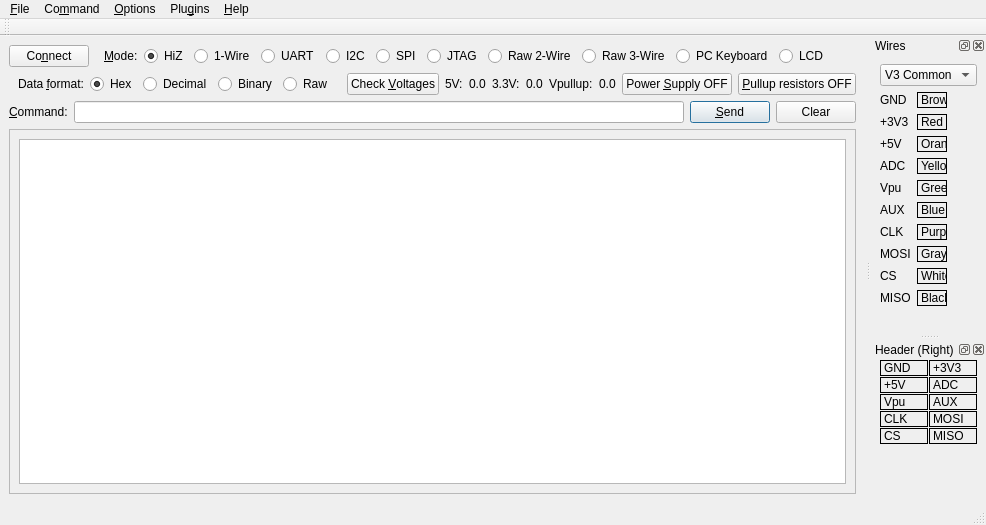
 <widget class="QMainWindow" name="MainWindow">
  <property name="geometry">
   <rect>
    <x>0</x>
    <y>0</y>
    <width>907</width>
    <height>525</height>
   </rect>
  </property>
  <property name="windowTitle">
   <string>PirateShip - Bus Pirate Frontend</string>
  </property>
  <property name="windowIcon">
   <iconset resource="pirateshiprc.qrc">
    <normaloff>:/media/PirateShip.png</normaloff>:/media/PirateShip.png</iconset>
  </property>
  <property name="locale">
   <locale language="English" country="UnitedStates"/>
  </property>
  <widget class="QWidget" name="centralWidget">
   <layout class="QVBoxLayout" name="verticalLayout_2">
    <item>
     <layout class="QHBoxLayout" name="horizontalLayout">
      <item>
       <widget class="QPushButton" name="btnConnect">
        <property name="text">
         <string>Co&amp;nnect</string>
        </property>
        <property name="checkable">
         <bool>true</bool>
        </property>
       </widget>
      </item>
      <item>
       <widget class="QWidget" name="radioMode" native="true">
        <property name="sizePolicy">
         <sizepolicy hsizetype="Maximum" vsizetype="Maximum">
          <horstretch>0</horstretch>
          <verstretch>0</verstretch>
         </sizepolicy>
        </property>
        <layout class="QHBoxLayout" name="horizontalLayout_6">
         <property name="topMargin">
          <number>0</number>
         </property>
         <property name="bottomMargin">
          <number>0</number>
         </property>
         <item>
          <widget class="QLabel" name="lblMode">
           <property name="text">
            <string>&amp;Mode:</string>
           </property>
           <property name="buddy">
            <cstring>radioHiZ</cstring>
           </property>
          </widget>
         </item>
         <item>
          <widget class="QRadioButton" name="radioHiZ">
           <property name="text">
            <string>HiZ</string>
           </property>
           <property name="checked">
            <bool>true</bool>
           </property>
          </widget>
         </item>
         <item>
          <widget class="QRadioButton" name="radio1wire">
           <property name="text">
            <string>1-Wire</string>
           </property>
          </widget>
         </item>
         <item>
          <widget class="QRadioButton" name="radioUART">
           <property name="text">
            <string>UART</string>
           </property>
          </widget>
         </item>
         <item>
          <widget class="QRadioButton" name="radioI2C">
           <property name="text">
            <string>I2C</string>
           </property>
          </widget>
         </item>
         <item>
          <widget class="QRadioButton" name="radioSPI">
           <property name="text">
            <string>SPI</string>
           </property>
          </widget>
         </item>
         <item>
          <widget class="QRadioButton" name="radioJTAG">
           <property name="text">
            <string>JTAG</string>
           </property>
          </widget>
         </item>
         <item>
          <widget class="QRadioButton" name="radioRaw2Wire">
           <property name="text">
            <string>Raw 2-Wire</string>
           </property>
          </widget>
         </item>
         <item>
          <widget class="QRadioButton" name="radioRaw3Wire">
           <property name="text">
            <string>Raw 3-Wire</string>
           </property>
          </widget>
         </item>
         <item>
          <widget class="QRadioButton" name="radioPCKeyboard">
           <property name="text">
            <string>PC Keyboard</string>
           </property>
          </widget>
         </item>
         <item>
          <widget class="QRadioButton" name="radioLCD">
           <property name="text">
            <string>LCD</string>
           </property>
          </widget>
         </item>
        </layout>
       </widget>
      </item>
      <item>
       <spacer name="horizontalSpacer">
        <property name="orientation">
         <enum>Qt::Horizontal</enum>
        </property>
        <property name="sizeHint" stdset="0">
         <size>
          <width>40</width>
          <height>20</height>
         </size>
        </property>
       </spacer>
      </item>
     </layout>
    </item>
    <item>
     <layout class="QHBoxLayout" name="horizontalLayout_2">
      <property name="spacing">
       <number>6</number>
      </property>
      <item>
       <layout class="QHBoxLayout" name="horizontalLayout_3">
        <item>
         <widget class="QWidget" name="widget_2" native="true">
          <property name="sizePolicy">
           <sizepolicy hsizetype="Maximum" vsizetype="Maximum">
            <horstretch>0</horstretch>
            <verstretch>0</verstretch>
           </sizepolicy>
          </property>
          <property name="minimumSize">
           <size>
            <width>0</width>
            <height>0</height>
           </size>
          </property>
          <layout class="QHBoxLayout" name="horizontalLayout_7">
           <property name="leftMargin">
            <number>9</number>
           </property>
           <property name="topMargin">
            <number>0</number>
           </property>
           <property name="rightMargin">
            <number>9</number>
           </property>
           <property name="bottomMargin">
            <number>0</number>
           </property>
           <item>
            <widget class="QLabel" name="lblFormat">
             <property name="text">
              <string>Data &amp;format:</string>
             </property>
             <property name="buddy">
              <cstring>radioHex</cstring>
             </property>
            </widget>
           </item>
           <item>
            <widget class="QRadioButton" name="radioHex">
             <property name="text">
              <string>Hex</string>
             </property>
             <property name="checked">
              <bool>true</bool>
             </property>
            </widget>
           </item>
           <item>
            <widget class="QRadioButton" name="radioDec">
             <property name="text">
              <string>Decimal</string>
             </property>
            </widget>
           </item>
           <item>
            <widget class="QRadioButton" name="radioBin">
             <property name="text">
              <string>Binary</string>
             </property>
            </widget>
           </item>
           <item>
            <widget class="QRadioButton" name="radioRaw">
             <property name="text">
              <string>Raw</string>
             </property>
            </widget>
           </item>
          </layout>
         </widget>
        </item>
       </layout>
      </item>
      <item>
       <layout class="QHBoxLayout" name="horizontalLayout_4">
        <item>
         <widget class="QPushButton" name="btnVoltages">
          <property name="text">
           <string>Check &amp;Voltages</string>
          </property>
         </widget>
        </item>
        <item>
         <widget class="QLabel" name="label_5">
          <property name="text">
           <string notr="true">5V:</string>
          </property>
         </widget>
        </item>
        <item>
         <widget class="QLabel" name="label5V">
          <property name="text">
           <string notr="true">0.0</string>
          </property>
         </widget>
        </item>
        <item>
         <widget class="QLabel" name="label_6">
          <property name="text">
           <string notr="true">3.3V:</string>
          </property>
         </widget>
        </item>
        <item>
         <widget class="QLabel" name="label3V3">
          <property name="text">
           <string notr="true">0.0</string>
          </property>
         </widget>
        </item>
        <item>
         <widget class="QLabel" name="label_3">
          <property name="text">
           <string notr="true">Vpullup:</string>
          </property>
         </widget>
        </item>
        <item>
         <widget class="QLabel" name="labelVPullup">
          <property name="text">
           <string notr="true">0.0</string>
          </property>
         </widget>
        </item>
       </layout>
      </item>
      <item>
       <widget class="QPushButton" name="btnPowerSupply">
        <property name="text">
         <string>Power &amp;Supply OFF</string>
        </property>
        <property name="checkable">
         <bool>true</bool>
        </property>
       </widget>
      </item>
      <item>
       <widget class="QPushButton" name="btnPullup">
        <property name="text">
         <string>&amp;Pullup resistors OFF</string>
        </property>
        <property name="checkable">
         <bool>true</bool>
        </property>
       </widget>
      </item>
     </layout>
    </item>
    <item>
     <layout class="QHBoxLayout" name="horizontalLayout_5">
      <item>
       <widget class="QLabel" name="label">
        <property name="text">
         <string>&amp;Command:</string>
        </property>
        <property name="buddy">
         <cstring>txtSend</cstring>
        </property>
       </widget>
      </item>
      <item>
       <widget class="CommandLine" name="txtSend"/>
      </item>
      <item>
       <widget class="QPushButton" name="pushButton">
        <property name="text">
         <string>&amp;Send</string>
        </property>
        <property name="autoDefault">
         <bool>true</bool>
        </property>
        <property name="default">
         <bool>true</bool>
        </property>
        <property name="flat">
         <bool>false</bool>
        </property>
       </widget>
      </item>
      <item>
       <widget class="QPushButton" name="btnClear">
        <property name="text">
         <string>Clear</string>
        </property>
       </widget>
      </item>
     </layout>
    </item>
    <item>
     <widget class="QScrollArea" name="scrollArea">
      <property name="widgetResizable">
       <bool>true</bool>
      </property>
      <widget class="QWidget" name="scrollAreaWidgetContents">
       <property name="geometry">
        <rect>
         <x>0</x>
         <y>0</y>
         <width>782</width>
         <height>357</height>
        </rect>
       </property>
       <layout class="QVBoxLayout" name="verticalLayout">
        <item>
         <widget class="QPlainTextEdit" name="txtOutput"/>
        </item>
       </layout>
      </widget>
     </widget>
    </item>
   </layout>
  </widget>
  <widget class="QMenuBar" name="menuBar">
   <property name="geometry">
    <rect>
     <x>0</x>
     <y>0</y>
     <width>907</width>
     <height>21</height>
    </rect>
   </property>
   <widget class="QMenu" name="menuFile">
    <property name="title">
     <string>&amp;File</string>
    </property>
    <addaction name="actionConnect"/>
    <addaction name="action_Disconnect"/>
    <addaction name="separator"/>
    <addaction name="actionExit"/>
   </widget>
   <widget class="QMenu" name="menuCommand">
    <property name="title">
     <string>Co&amp;mmand</string>
    </property>
    <addaction name="actionStatus_Info"/>
    <addaction name="actionSelf_Test"/>
    <addaction name="actionCommand_help"/>
   </widget>
   <widget class="QMenu" name="menuHelp">
    <property name="title">
     <string>&amp;Help</string>
    </property>
    <addaction name="actionBus_Pirate_Manual"/>
    <addaction name="actionShow_wires"/>
    <addaction name="actionShow_header"/>
    <addaction name="separator"/>
    <addaction name="actionAbout_Qt"/>
    <addaction name="actionLicense"/>
    <addaction name="actionAbout"/>
   </widget>
   <widget class="QMenu" name="menuOptions">
    <property name="title">
     <string>&amp;Options</string>
    </property>
    <addaction name="actionRetain_last_command"/>
    <addaction name="actionAuto_send_command"/>
    <addaction name="actionErase_buffer_on_new_command"/>
    <addaction name="actionClear_buffer"/>
   </widget>
   <widget class="QMenu" name="menuPlugins">
    <property name="title">
     <string>Plu&amp;gins</string>
    </property>
    <addaction name="actionVersions"/>
    <addaction name="separator"/>
   </widget>
   <addaction name="menuFile"/>
   <addaction name="menuCommand"/>
   <addaction name="menuOptions"/>
   <addaction name="menuPlugins"/>
   <addaction name="menuHelp"/>
  </widget>
  <widget class="QToolBar" name="mainToolBar">
   <attribute name="toolBarArea">
    <enum>TopToolBarArea</enum>
   </attribute>
   <attribute name="toolBarBreak">
    <bool>false</bool>
   </attribute>
  </widget>
  <widget class="QStatusBar" name="statusBar"/>
  <widget class="QDockWidget" name="dockWires">
   <property name="windowTitle">
    <string>Wires</string>
   </property>
   <attribute name="dockWidgetArea">
    <number>2</number>
   </attribute>
   <widget class="QWidget" name="dockWidgetContents">
    <layout class="QVBoxLayout" name="verticalLayout_3">
     <item>
      <widget class="QComboBox" name="comboColors">
       <item>
        <property name="text">
         <string>V3 Common</string>
        </property>
       </item>
       <item>
        <property name="text">
         <string>V3 Inverted</string>
        </property>
       </item>
       <item>
        <property name="text">
         <string>V2 Common</string>
        </property>
       </item>
       <item>
        <property name="text">
         <string>V2 Inverted</string>
        </property>
       </item>
      </widget>
     </item>
     <item>
      <layout class="QFormLayout" name="formLayout">
       <property name="fieldGrowthPolicy">
        <enum>QFormLayout::AllNonFixedFieldsGrow</enum>
       </property>
       <item row="0" column="0">
        <widget class="QLabel" name="lblGND">
         <property name="text">
          <string notr="true">GND</string>
         </property>
        </widget>
       </item>
       <item row="0" column="1">
        <widget class="QLabel" name="lblBrown">
         <property name="maximumSize">
          <size>
           <width>30</width>
           <height>16777215</height>
          </size>
         </property>
         <property name="frameShape">
          <enum>QFrame::Box</enum>
         </property>
         <property name="text">
          <string notr="true">Brown</string>
         </property>
        </widget>
       </item>
       <item row="1" column="0">
        <widget class="QLabel" name="lbl3v3">
         <property name="text">
          <string notr="true">+3V3</string>
         </property>
        </widget>
       </item>
       <item row="1" column="1">
        <widget class="QLabel" name="lblRed">
         <property name="maximumSize">
          <size>
           <width>30</width>
           <height>16777215</height>
          </size>
         </property>
         <property name="frameShape">
          <enum>QFrame::Box</enum>
         </property>
         <property name="text">
          <string notr="true">Red</string>
         </property>
        </widget>
       </item>
       <item row="2" column="0">
        <widget class="QLabel" name="lbl5v">
         <property name="text">
          <string notr="true">+5V</string>
         </property>
        </widget>
       </item>
       <item row="2" column="1">
        <widget class="QLabel" name="lblOrange">
         <property name="maximumSize">
          <size>
           <width>30</width>
           <height>16777215</height>
          </size>
         </property>
         <property name="frameShape">
          <enum>QFrame::Box</enum>
         </property>
         <property name="text">
          <string notr="true">Orange</string>
         </property>
        </widget>
       </item>
       <item row="3" column="0">
        <widget class="QLabel" name="lblADC">
         <property name="text">
          <string notr="true">ADC</string>
         </property>
        </widget>
       </item>
       <item row="3" column="1">
        <widget class="QLabel" name="lblYellow">
         <property name="maximumSize">
          <size>
           <width>30</width>
           <height>16777215</height>
          </size>
         </property>
         <property name="frameShape">
          <enum>QFrame::Box</enum>
         </property>
         <property name="text">
          <string notr="true">Yellow</string>
         </property>
        </widget>
       </item>
       <item row="4" column="0">
        <widget class="QLabel" name="lblVPU">
         <property name="text">
          <string notr="true">Vpu</string>
         </property>
        </widget>
       </item>
       <item row="4" column="1">
        <widget class="QLabel" name="lblGreen">
         <property name="maximumSize">
          <size>
           <width>30</width>
           <height>16777215</height>
          </size>
         </property>
         <property name="frameShape">
          <enum>QFrame::Box</enum>
         </property>
         <property name="text">
          <string notr="true">Green</string>
         </property>
        </widget>
       </item>
       <item row="5" column="0">
        <widget class="QLabel" name="lblAUX">
         <property name="text">
          <string notr="true">AUX</string>
         </property>
        </widget>
       </item>
       <item row="5" column="1">
        <widget class="QLabel" name="lblBlue">
         <property name="maximumSize">
          <size>
           <width>30</width>
           <height>16777215</height>
          </size>
         </property>
         <property name="frameShape">
          <enum>QFrame::Box</enum>
         </property>
         <property name="text">
          <string notr="true">Blue</string>
         </property>
        </widget>
       </item>
       <item row="6" column="0">
        <widget class="QLabel" name="lblCLK">
         <property name="text">
          <string notr="true">CLK</string>
         </property>
        </widget>
       </item>
       <item row="6" column="1">
        <widget class="QLabel" name="lblPurple">
         <property name="maximumSize">
          <size>
           <width>30</width>
           <height>16777215</height>
          </size>
         </property>
         <property name="frameShape">
          <enum>QFrame::Box</enum>
         </property>
         <property name="text">
          <string notr="true">Purple</string>
         </property>
        </widget>
       </item>
       <item row="7" column="0">
        <widget class="QLabel" name="lblMOSI">
         <property name="text">
          <string notr="true">MOSI</string>
         </property>
        </widget>
       </item>
       <item row="7" column="1">
        <widget class="QLabel" name="lblGray">
         <property name="maximumSize">
          <size>
           <width>30</width>
           <height>16777215</height>
          </size>
         </property>
         <property name="frameShape">
          <enum>QFrame::Box</enum>
         </property>
         <property name="text">
          <string notr="true">Gray</string>
         </property>
        </widget>
       </item>
       <item row="8" column="0">
        <widget class="QLabel" name="lblCS">
         <property name="text">
          <string notr="true">CS</string>
         </property>
        </widget>
       </item>
       <item row="8" column="1">
        <widget class="QLabel" name="lblWhite">
         <property name="maximumSize">
          <size>
           <width>30</width>
           <height>16777215</height>
          </size>
         </property>
         <property name="frameShape">
          <enum>QFrame::Box</enum>
         </property>
         <property name="text">
          <string notr="true">White</string>
         </property>
        </widget>
       </item>
       <item row="9" column="0">
        <widget class="QLabel" name="lblMISO">
         <property name="text">
          <string notr="true">MISO</string>
         </property>
        </widget>
       </item>
       <item row="9" column="1">
        <widget class="QLabel" name="lblBlack">
         <property name="maximumSize">
          <size>
           <width>30</width>
           <height>16777215</height>
          </size>
         </property>
         <property name="frameShape">
          <enum>QFrame::Box</enum>
         </property>
         <property name="text">
          <string notr="true">Black</string>
         </property>
        </widget>
       </item>
      </layout>
     </item>
    </layout>
   </widget>
  </widget>
  <widget class="QDockWidget" name="dockHeader">
   <property name="windowTitle">
    <string>Header (Right)</string>
   </property>
   <attribute name="dockWidgetArea">
    <number>2</number>
   </attribute>
   <widget class="QWidget" name="dockWidgetContents_2">
    <layout class="QGridLayout" name="gridLayout">
     <property name="topMargin">
      <number>1</number>
     </property>
     <property name="spacing">
      <number>1</number>
     </property>
     <item row="1" column="0">
      <widget class="QLabel" name="lbl5v_2">
       <property name="sizePolicy">
        <sizepolicy hsizetype="Preferred" vsizetype="Maximum">
         <horstretch>0</horstretch>
         <verstretch>0</verstretch>
        </sizepolicy>
       </property>
       <property name="frameShape">
        <enum>QFrame::Box</enum>
       </property>
       <property name="frameShadow">
        <enum>QFrame::Plain</enum>
       </property>
       <property name="text">
        <string notr="true">+5V</string>
       </property>
      </widget>
     </item>
     <item row="1" column="1">
      <widget class="QLabel" name="lblADC_2">
       <property name="sizePolicy">
        <sizepolicy hsizetype="Minimum" vsizetype="Minimum">
         <horstretch>0</horstretch>
         <verstretch>0</verstretch>
        </sizepolicy>
       </property>
       <property name="frameShape">
        <enum>QFrame::Box</enum>
       </property>
       <property name="frameShadow">
        <enum>QFrame::Plain</enum>
       </property>
       <property name="text">
        <string notr="true">ADC</string>
       </property>
      </widget>
     </item>
     <item row="2" column="0">
      <widget class="QLabel" name="lblVPU_2">
       <property name="sizePolicy">
        <sizepolicy hsizetype="Preferred" vsizetype="Maximum">
         <horstretch>0</horstretch>
         <verstretch>0</verstretch>
        </sizepolicy>
       </property>
       <property name="frameShape">
        <enum>QFrame::Box</enum>
       </property>
       <property name="frameShadow">
        <enum>QFrame::Plain</enum>
       </property>
       <property name="text">
        <string notr="true">Vpu</string>
       </property>
      </widget>
     </item>
     <item row="2" column="1">
      <widget class="QLabel" name="lblAUX_2">
       <property name="sizePolicy">
        <sizepolicy hsizetype="Minimum" vsizetype="Minimum">
         <horstretch>0</horstretch>
         <verstretch>0</verstretch>
        </sizepolicy>
       </property>
       <property name="frameShape">
        <enum>QFrame::Box</enum>
       </property>
       <property name="frameShadow">
        <enum>QFrame::Plain</enum>
       </property>
       <property name="text">
        <string notr="true">AUX</string>
       </property>
      </widget>
     </item>
     <item row="3" column="0">
      <widget class="QLabel" name="lblCLK_2">
       <property name="sizePolicy">
        <sizepolicy hsizetype="Preferred" vsizetype="Maximum">
         <horstretch>0</horstretch>
         <verstretch>0</verstretch>
        </sizepolicy>
       </property>
       <property name="frameShape">
        <enum>QFrame::Box</enum>
       </property>
       <property name="frameShadow">
        <enum>QFrame::Plain</enum>
       </property>
       <property name="text">
        <string notr="true">CLK</string>
       </property>
      </widget>
     </item>
     <item row="3" column="1">
      <widget class="QLabel" name="lblMOSI_2">
       <property name="sizePolicy">
        <sizepolicy hsizetype="Minimum" vsizetype="Minimum">
         <horstretch>0</horstretch>
         <verstretch>0</verstretch>
        </sizepolicy>
       </property>
       <property name="frameShape">
        <enum>QFrame::Box</enum>
       </property>
       <property name="frameShadow">
        <enum>QFrame::Plain</enum>
       </property>
       <property name="text">
        <string notr="true">MOSI</string>
       </property>
      </widget>
     </item>
     <item row="4" column="0">
      <widget class="QLabel" name="lblCS_2">
       <property name="sizePolicy">
        <sizepolicy hsizetype="Preferred" vsizetype="Maximum">
         <horstretch>0</horstretch>
         <verstretch>0</verstretch>
        </sizepolicy>
       </property>
       <property name="frameShape">
        <enum>QFrame::Box</enum>
       </property>
       <property name="frameShadow">
        <enum>QFrame::Plain</enum>
       </property>
       <property name="text">
        <string notr="true">CS</string>
       </property>
      </widget>
     </item>
     <item row="4" column="1">
      <widget class="QLabel" name="lblMISO_2">
       <property name="sizePolicy">
        <sizepolicy hsizetype="Preferred" vsizetype="Minimum">
         <horstretch>0</horstretch>
         <verstretch>0</verstretch>
        </sizepolicy>
       </property>
       <property name="frameShape">
        <enum>QFrame::Box</enum>
       </property>
       <property name="frameShadow">
        <enum>QFrame::Plain</enum>
       </property>
       <property name="text">
        <string notr="true">MISO</string>
       </property>
      </widget>
     </item>
     <item row="0" column="1">
      <widget class="QLabel" name="lbl3v3_2">
       <property name="sizePolicy">
        <sizepolicy hsizetype="Minimum" vsizetype="Minimum">
         <horstretch>0</horstretch>
         <verstretch>0</verstretch>
        </sizepolicy>
       </property>
       <property name="frameShape">
        <enum>QFrame::Box</enum>
       </property>
       <property name="frameShadow">
        <enum>QFrame::Plain</enum>
       </property>
       <property name="text">
        <string notr="true">+3V3</string>
       </property>
      </widget>
     </item>
     <item row="0" column="0">
      <widget class="QLabel" name="lblGND_2">
       <property name="sizePolicy">
        <sizepolicy hsizetype="Preferred" vsizetype="Maximum">
         <horstretch>0</horstretch>
         <verstretch>0</verstretch>
        </sizepolicy>
       </property>
       <property name="frameShape">
        <enum>QFrame::Box</enum>
       </property>
       <property name="frameShadow">
        <enum>QFrame::Plain</enum>
       </property>
       <property name="text">
        <string notr="true">GND</string>
       </property>
      </widget>
     </item>
     <item row="5" column="0">
      <spacer name="verticalSpacer">
       <property name="orientation">
        <enum>Qt::Vertical</enum>
       </property>
       <property name="sizeHint" stdset="0">
        <size>
         <width>20</width>
         <height>40</height>
        </size>
       </property>
      </spacer>
     </item>
    </layout>
   </widget>
  </widget>
  <action name="actionStatus_Info">
   <property name="text">
    <string>Status &amp;Info</string>
   </property>
   <property name="shortcut">
    <string>Ctrl+I</string>
   </property>
  </action>
  <action name="actionSelf_Test">
   <property name="text">
    <string>Self-&amp;Test</string>
   </property>
   <property name="shortcut">
    <string>Ctrl+T</string>
   </property>
  </action>
  <action name="actionConnect">
   <property name="text">
    <string>&amp;Connect</string>
   </property>
   <property name="shortcut">
    <string>Ctrl+Shift+C</string>
   </property>
  </action>
  <action name="action_Disconnect">
   <property name="text">
    <string>&amp;Disconnect</string>
   </property>
   <property name="shortcut">
    <string>Ctrl+Shift+D</string>
   </property>
  </action>
  <action name="actionBus_Pirate_Manual">
   <property name="text">
    <string>&amp;Bus Pirate Manual</string>
   </property>
   <property name="shortcut">
    <string>F1</string>
   </property>
  </action>
  <action name="actionAbout">
   <property name="text">
    <string>&amp;About</string>
   </property>
  </action>
  <action name="actionWire_colors">
   <property name="text">
    <string>Wire colors</string>
   </property>
   <property name="shortcut">
    <string>F2</string>
   </property>
  </action>
  <action name="actionRetain_last_command">
   <property name="checkable">
    <bool>true</bool>
   </property>
   <property name="text">
    <string>&amp;Retain last command</string>
   </property>
  </action>
  <action name="actionAuto_send_command">
   <property name="checkable">
    <bool>true</bool>
   </property>
   <property name="text">
    <string>&amp;Auto-send command</string>
   </property>
  </action>
  <action name="actionErase_buffer_on_new_command">
   <property name="checkable">
    <bool>true</bool>
   </property>
   <property name="text">
    <string>&amp;Erase buffer on new command</string>
   </property>
  </action>
  <action name="actionClear_buffer">
   <property name="text">
    <string>&amp;Clear buffer</string>
   </property>
   <property name="shortcut">
    <string>Ctrl+Shift+B</string>
   </property>
  </action>
  <action name="actionCommand_help">
   <property name="text">
    <string>Command &amp;help</string>
   </property>
  </action>
  <action name="actionShow_wires">
   <property name="text">
    <string>Show &amp;wire colors</string>
   </property>
   <property name="shortcut">
    <string>F2</string>
   </property>
  </action>
  <action name="actionShow_header">
   <property name="text">
    <string>Show &amp;header</string>
   </property>
   <property name="shortcut">
    <string>F3</string>
   </property>
  </action>
  <action name="actionExit">
   <property name="text">
    <string>E&amp;xit</string>
   </property>
   <property name="shortcut">
    <string>Ctrl+Q</string>
   </property>
  </action>
  <action name="actionAbout_Qt">
   <property name="text">
    <string>About &amp;Qt</string>
   </property>
  </action>
  <action name="actionVersions">
   <property name="text">
    <string>&amp;Versions</string>
   </property>
  </action>
  <action name="actionLicense">
   <property name="text">
    <string>License</string>
   </property>
  </action>
 </widget>
